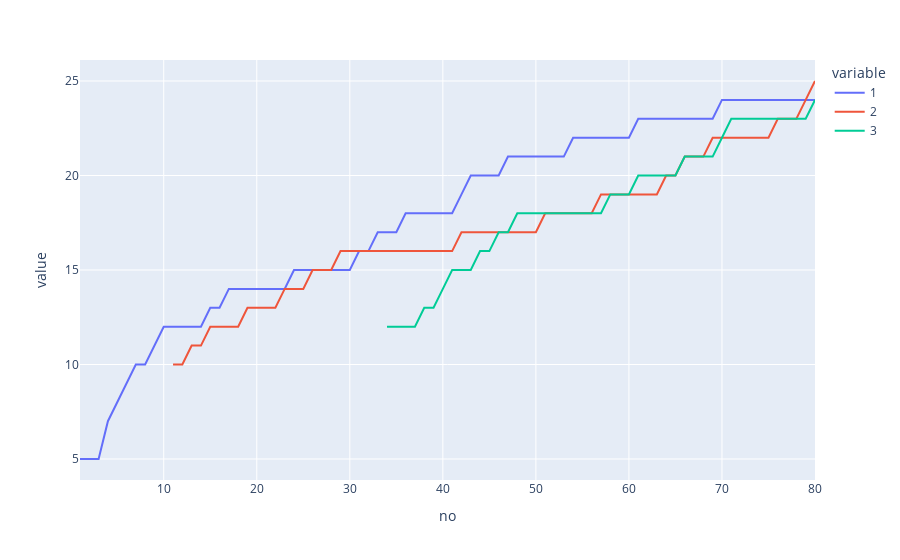

Notebook source saved alongside this figure:
### Markdown cell above
#### Level Data

### Code cell
df = (
    data
    .pivot_table(values='level',index='no',columns='team_member_slot')
    .reindex(np.arange(data['no'].min(),data['no'].max()+1))
    .reset_index()
    .ffill()
)
display(df)
px.line(df, x="no", y=[1,2,3]).update_layout(hovermode='x')

### Figure 1 — Plotly figure (JSON) as saved in the notebook; plotly's stock layout.template omitted (floating-point values rounded to 4 significant figures)
{"data": [{"hovertemplate": "variable=1<br>no=%{x}<br>value=%{y}<extra></extra>", "legendgroup": "1", "line": {"color": "#636efa", "dash": "solid"}, "marker": {"symbol": "circle"}, "mode": "lines", "name": "1", "orientation": "v", "showlegend": true, "type": "scatter", "x": [1, 2, 3, 4, 5, 6, 7, 8, 9, 10, 11, 12, 13, 14, 15, 16, 17, 18, 19, 20, 21, 22, 23, 24, 25, 26, 27, 28, 29, 30, 31, 32, 33, 34, 35, 36, 37, 38, 39, 40, 41, 42, 43, 44, 45, 46, 47, 48, 49, 50, 51, 52, 53, 54, 55, 56, 57, 58, 59, 60, 61, 62, 63, 64, 65, 66, 67, 68, 69, 70, 71, 72, 73, 74, 75, 76, 77, 78, 79, 80], "xaxis": "x", "y": [5, 5, 5, 7, 8, 9, 10, 10, 11, 12, 12, 12, 12, 12, 13, 13, 14, 14, 14, 14, 14, 14, 14, 15, 15, 15, 15, 15, 15, 15, 16, 16, 17, 17, 17, 18, 18, 18, 18, 18, 18, 19, 20, 20, 20, 20, 21, 21, 21, 21, 21, 21, 21, 22, 22, 22, 22, 22, 22, 22, 23, 23, 23, 23, 23, 23, 23, 23, 23, 24, 24, 24, 24, 24, 24, 24, 24, 24, 24, 24], "yaxis": "y"}, {"hovertemplate": "variable=2<br>no=%{x}<br>value=%{y}<extra></extra>", "legendgroup": "2", "line": {"color": "#EF553B", "dash": "solid"}, "marker": {"symbol": "circle"}, "mode": "lines", "name": "2", "orientation": "v", "showlegend": true, "type": "scatter", "x": [1, 2, 3, 4, 5, 6, 7, 8, 9, 10, 11, 12, 13, 14, 15, 16, 17, 18, 19, 20, 21, 22, 23, 24, 25, 26, 27, 28, 29, 30, 31, 32, 33, 34, 35, 36, 37, 38, 39, 40, 41, 42, 43, 44, 45, 46, 47, 48, 49, 50, 51, 52, 53, 54, 55, 56, 57, 58, 59, 60, 61, 62, 63, 64, 65, 66, 67, 68, 69, 70, 71, 72, 73, 74, 75, 76, 77, 78, 79, 80], "xaxis": "x", "y": [null, null, null, null, null, null, null, null, null, null, 10, 10, 11, 11, 12, 12, 12, 12, 13, 13, 13, 13, 14, 14, 14, 15, 15, 15, 16, 16, 16, 16, 16, 16, 16, 16, 16, 16, 16, 16, 16, 17, 17, 17, 17, 17, 17, 17, 17, 17, 18, 18, 18, 18, 18, 18, 19, 19, 19, 19, 19, 19, 19, 20, 20, 21, 21, 21, 22, 22, 22, 22, 22, 22, 22, 23, 23, 23, 24, 25], "yaxis": "y"}, {"hovertemplate": "variable=3<br>no=%{x}<br>value=%{y}<extra></extra>", "legendgroup": "3", "line": {"color": "#00cc96", "dash": "solid"}, "marker": {"symbol": "circle"}, "mode": "lines", "name": "3", "orientation": "v", "showlegend": true, "type": "scatter", "x": [1, 2, 3, 4, 5, 6, 7, 8, 9, 10, 11, 12, 13, 14, 15, 16, 17, 18, 19, 20, 21, 22, 23, 24, 25, 26, 27, 28, 29, 30, 31, 32, 33, 34, 35, 36, 37, 38, 39, 40, 41, 42, 43, 44, 45, 46, 47, 48, 49, 50, 51, 52, 53, 54, 55, 56, 57, 58, 59, 60, 61, 62, 63, 64, 65, 66, 67, 68, 69, 70, 71, 72, 73, 74, 75, 76, 77, 78, 79, 80], "xaxis": "x", "y": [null, null, null, null, null, null, null, null, null, null, null, null, null, null, null, null, null, null, null, null, null, null, null, null, null, null, null, null, null, null, null, null, null, 12, 12, 12, 12, 13, 13, 14, 15, 15, 15, 16, 16, 17, 17, 18, 18, 18, 18, 18, 18, 18, 18, 18, 18, 19, 19, 19, 20, 20, 20, 20, 20, 21, 21, 21, 21, 22, 23, 23, 23, 23, 23, 23, 23, 23, 23, 24], "yaxis": "y"}], "layout": {"hovermode": "x", "legend": {"title": {"text": "variable"}, "tracegroupgap": 0}, "margin": {"t": 60}, "xaxis": {"anchor": "y", "domain": [0, 1], "title": {"text": "no"}}, "yaxis": {"anchor": "x", "domain": [0, 1], "title": {"text": "value"}}}}
